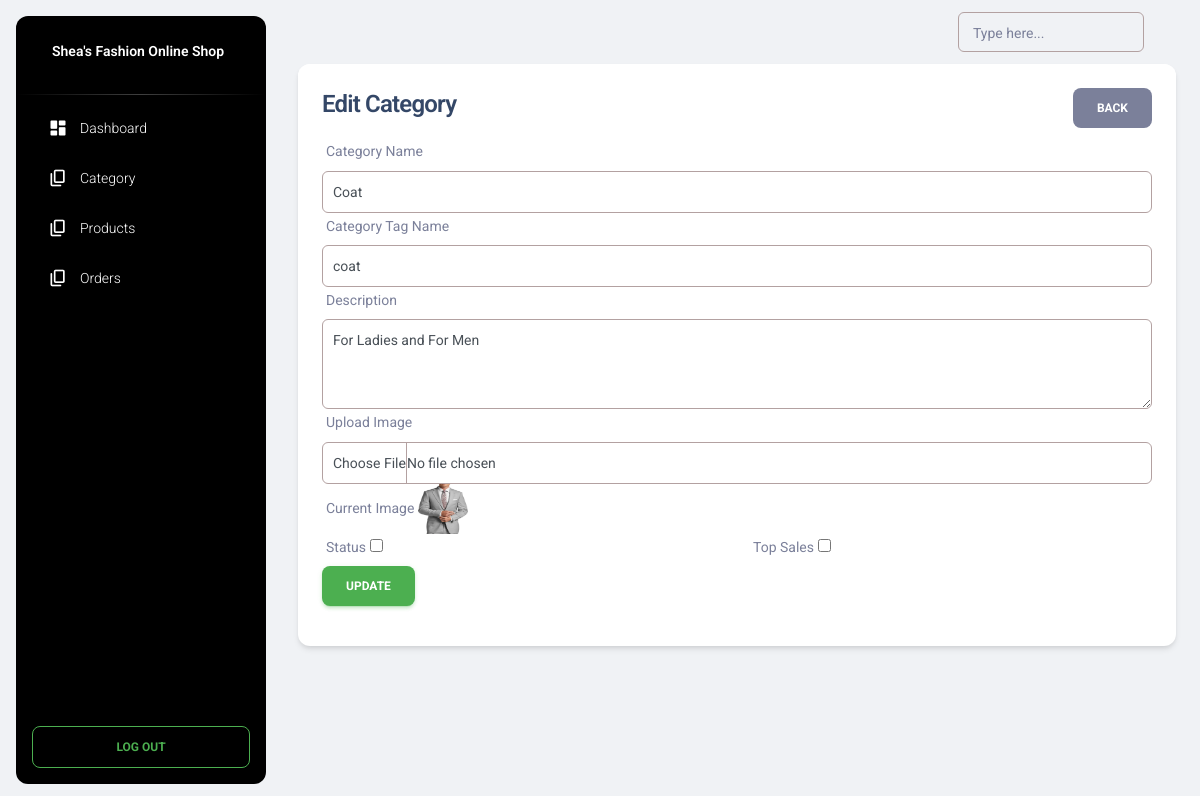
/adminpanel/editcategory.php?id=1001, run on the app's committed database.
### tables this page shows
CREATE TABLE `categories` (
  `id` int(11) NOT NULL,
  `name` varchar(200) NOT NULL,
  `tag_name` varchar(200) NOT NULL,
  `description` mediumtext DEFAULT NULL,
  `status` tinyint(4) NOT NULL DEFAULT 0,
  `topsales` tinyint(4) NOT NULL DEFAULT 0,
  `image` varchar(200) NOT NULL,
  `created_at` timestamp NOT NULL DEFAULT current_timestamp()
);

### functions/myfunctions.php (called while the page is built, shortened)
<?php
include('../config/dbcon.php');
function getByID($table, $id)
{
    global $con;
    $query = "SELECT * FROM $table WHERE id='$id' ";
    return $query_run = mysqli_query($con, $query);
}
?>

### adminpanel/editcategory.php (the view, shortened to what this page needs)
<?php
include('includes/header.php');
include('../functions/myfunctions.php');
?>
<div class="container">
    <div class="row">
        <div class="col-md-12">
            <?php
            if(isset($_GET['id']))
            {
                $id = $_GET['id'];
                $category = getByID("Categories", $id);
                if(mysqli_num_rows($category) > 0)
                {
                    $data = mysqli_fetch_array($category);
                    ?>
                <div class="card">
                    <div class="card-header" style="height: 50px;">
                        <h4>Edit Category <a href="category.php" class="btn btn-secondary float-end">Back</a></h4>
                    </div>
                    <div class="card-body">
                        <form action="code.php" method="POST" enctype="multipart/form-data">
                        <div class="row">
                        <div class="col-md-12">
                            <label for="">Category Name</label>
                            <input type="text" name="name" value="<?= $data['name'] ?>" placeholder="Enter Category Name" class="form-control" required="true">
                        </div>
                        <div class="col-md-12">
                        <label for="">Category Tag Name</label>
                        <input type="text" name="tag_name" value="<?= $data['tag_name'] ?>" placeholder="Enter Category Tag Name" class="form-control" required="true">
                        </div>
                        <div class="col-md-12">
                        <label for="">Description</label>
                        <textarea rows="3" name="description" placeholder="Enter Description" class="form-control" required="true"><?= $data['description'] ?></textarea>
                        </div>
                        <div class="col-md-12">
                        <label for="formFileMultiple">Upload Image</label>
                        <input type="file" name="image" class="form-control">
                        <label for="formFileMultiple">Current Image</label>
                        <img src="../products/<?= $data['image'] ?>" height="50px" width="50px" alt="images">
                </div>
                        <div class="col-md-6">
                        <label for="">Status</label>
                        <input type="checkbox" <?= $data['status'] ? "checked":"" ?> name="status">
                        </div>
                        <div class="col-md-6">
                        <label for="">Top Sales</label>
                        <input type="checkbox" <?= $data['status'] ? "checked":"" ?> name="topsales">
                        </div>
                        <div>
                            <button type="submit" class="update_category_btn btn btn-success" id="<?php echo $item['id'];?>" name="update_category_btn" >Update</button>
                        </div>
                        </form>
                    </div>
                </div>
                <?php
                }
                else
                {
                    echo "Category Not Found";
                }
            }
            else
            {
                echo "The id missing from url";
            }
            ?>
        </div>
    </div>
</div>

### adminpanel/includes/header.php (style rules this page uses)
.form-control { border: 1px solid #b3a1a1 !important; padding: 8px 10px; }

### data on the page
categories: name "Coat", tag_name "coat", description "For Ladies and For Men", image (picture)
